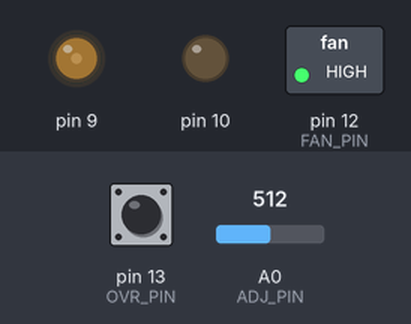
This sketch was run on a simulated Arduino Uno, built with avr-gcc and run on an emulated ATmega328P. Shown: switched loads named in the sketch (green lamp = pin HIGH), output pins drawn as LEDs (lit = HIGH). Inputs (shaded band) come from the test bench; at power-on: A0 (ADJ_PIN) = 512, pin 13 (OVR_PIN) HIGH. The local clock reads 2024-03-15 10:24:30 at power-on unless the sketch sets it; what the sketch prints to the serial monitor is not drawn.

Above: at 1.2 s.
1.3 s: A0 (ADJ_PIN) set to 716
At 1.7 s:
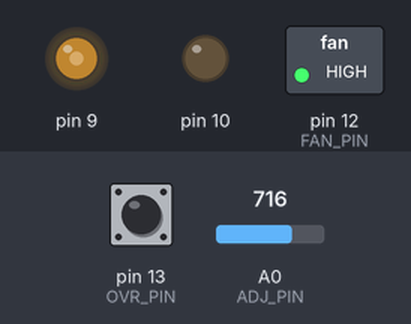
2.8 s: A0 (ADJ_PIN) set to 900
At 4.0 s:
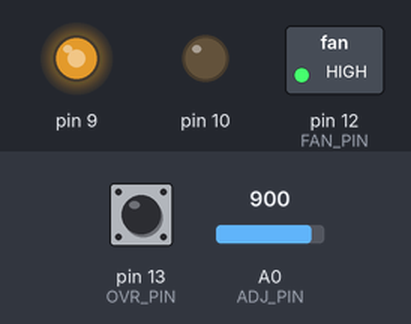
4.3 s: A0 (ADJ_PIN) set to 1023
At 5.2 s:
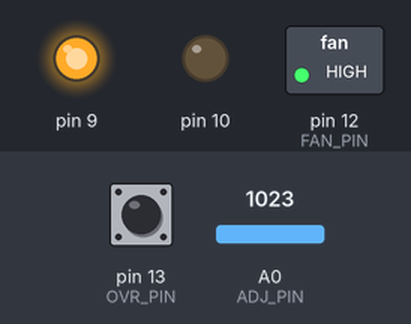
5.8 s: A0 (ADJ_PIN) set to 54
At 6.3 s:
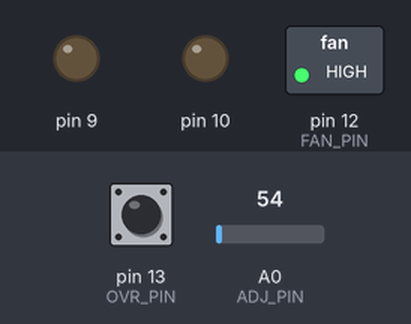
Timing chart, 0 to 8.8 s (numbered marks = the images above; inputs shaded):
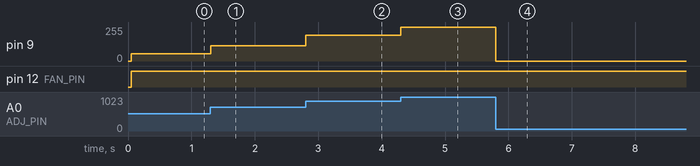

The sketch:

TankLight.ino
```cpp
#include <math.h>
#include <Wire.h>
#include "StringSplitter.h"
#include "DS3231.h"

const int FAN_PIN = 12;
const int ADJ_PIN = A0;
const int OVR_PIN = 13;
const float MIN_BRIGHTNESS = 0.0;
const float GAMMA = 2.2;
const float T_SUNRISE = 10.5;
const float T_SUNSET = 19.5;
const float FADE_TIME = 4.0;
String serialBuffer = "";
volatile float setMaxBrightness = 0;
volatile int overrideSwitch = 0;

struct ts timeStruct;
float sunriseFadeStartTime;
float sunriseFadeEndTime;
float sunsetFadeStartTime;
float sunsetFadeEndTime;

void setup()
{
  Serial.begin(9600);
  Serial.println("Initialising ...");
  initI2C();
  Serial.println("I2C initialised.");
  initPWM();
  Serial.println("PWM initialised.");
  initFan();
  Serial.println("Fan initialised.");
  initAdjust();
  DS3231_init(DS3231_CONTROL_INTCN);
  Serial.println("DS3231 initialised.");
  initValues();
  Serial.println("Calculations done.");
}

void loop()
{
  serialLoop();
  timeLoop();
  lightingLoop();
}

void initI2C()
{
  pinMode(SDA, INPUT);
  pinMode(SCL, INPUT);
  Wire.begin();
}

void initPWM()
{
  DDRB  |= _BV(PB1) | _BV(PB2);       /* set pins as outputs */
  TCCR1A = _BV(COM1A1) | _BV(COM1B1)  /* non-inverting PWM */
        | _BV(WGM11);                 /* mode 14: fast PWM, TOP=ICR1 */
  TCCR1B = _BV(WGM13) | _BV(WGM12)
        | _BV(CS10);                  /* prescaler 1 */
  ICR1 = 4096;                         /* TOP counter value (freeing OCR1A*/
}

void initFan()
{
  pinMode(FAN_PIN, OUTPUT);
  digitalWrite(FAN_PIN, LOW);
}

void initAdjust()
{
  pinMode(ADJ_PIN, INPUT);
  pinMode(OVR_PIN, INPUT);
  digitalWrite(OVR_PIN, LOW);
}

void initValues()
{
  sunriseFadeStartTime = T_SUNRISE - FADE_TIME/2;
  sunriseFadeEndTime = T_SUNRISE + FADE_TIME/2;
  sunsetFadeStartTime = T_SUNSET - FADE_TIME/2;
  sunsetFadeEndTime = T_SUNSET + FADE_TIME/2;
}

void setPWM(float value)
{
  float range = setMaxBrightness - MIN_BRIGHTNESS;
  float boundedValue = MIN_BRIGHTNESS + (range * value);
  float correctedValue = pow(boundedValue, GAMMA);
  uint16_t intValue = round(correctedValue * 4095);
  OCR1A = intValue;
}

void setFan(float value)
{
  if(value > 0)
  {
    digitalWrite(FAN_PIN, HIGH);
  }
  else
  {
    digitalWrite(FAN_PIN, LOW);
  }
}

void readAdjustment()
{
  int rawValue = analogRead(ADJ_PIN);
  setMaxBrightness = ((float)rawValue)/((float)1023);
  overrideSwitch = digitalRead(OVR_PIN);
}

void serialLoop()
{
  while (Serial.available() > 0)
    {
        char recieved = Serial.read();
        serialBuffer += recieved;

        if(serialBuffer.length() > 64)
        {
          serialBuffer.remove(0,1);
        }
        if (recieved == '\n')
        {
            processSerialInput(serialBuffer);
            serialBuffer = "";
        }
    }
}

void timeLoop()
{
  DS3231_get(&timeStruct);
}

void lightingLoop()
{
  float currentHour = timeToHourFraction(timeStruct);
  float lightingValue = calculateLighting(currentHour);
  readAdjustment();
  setPWM(lightingValue);
  setFan(lightingValue);
}

float calculateLighting(float currentHour)
{
  if(overrideSwitch == 0)
  {
    if(currentHour < sunriseFadeStartTime)
    {
      return 0.0;
    }
    else if(currentHour >= sunriseFadeStartTime && currentHour < sunriseFadeEndTime)
    {
      float progress = (currentHour - sunriseFadeStartTime)/FADE_TIME;
      return (progress);
    }
    else if(currentHour >= sunriseFadeEndTime && currentHour < sunsetFadeStartTime)
    {
      return 1.0;
    }
    else if(currentHour >= sunsetFadeStartTime && currentHour < sunsetFadeEndTime)
    {
      float progress = (currentHour - sunsetFadeStartTime)/FADE_TIME;
      return (1.0 - progress);
    }
    else
    {
      return 0.0;
    }
  }
  else
  {
    return 1.0;
  }
}

void processSerialInput(String input)
{
  //Set time with serial input of the format
  //Timeset:YYYY:MM:DD:HH:mm:SS
  if(input.startsWith("Timeset:"))
  {
    struct ts timeSet;
//    Serial.println(input);
//    StringSplitter *splitter = new StringSplitter(input, ':', 7);
//    timeSet.year = (splitter->getItemAtIndex(1)).toInt();
//    timeSet.mon = (splitter->getItemAtIndex(2)).toInt();
//    timeSet.mday = (splitter->getItemAtIndex(3)).toInt();
//    timeSet.hour = (splitter->getItemAtIndex(4)).toInt();
//    timeSet.min = (splitter->getItemAtIndex(5)).toInt();
//    timeSet.sec = (splitter->getItemAtIndex(6)).toInt();

    timeSet.year = 2019;
    timeSet.mon = 6;
    timeSet.mday = 17;
    timeSet.hour = 12;
    timeSet.min = 39;
    timeSet.sec = 00;

    DS3231_set(timeSet);
    Serial.println("Time set complete.");
  }
  else if(input.startsWith("Timeget"))
  {
    Serial.print(timeStruct.year);
    Serial.print("-");
    Serial.print(timeStruct.mon);
    Serial.print("-");
    Serial.print(timeStruct.mday);
    Serial.print(" ");
    Serial.print(timeStruct.hour);
    Serial.print(":");
    Serial.print(timeStruct.min);
    Serial.print(":");
    Serial.println(timeStruct.sec);
  }
  else if(input.startsWith("Light"))
  {
    float currentHour = timeToHourFraction(timeStruct);
    Serial.print("Current lighting: ");
    Serial.println(calculateLighting(currentHour));
  }
  else
  {
    Serial.println("Unrecognised command");
  }
}

//Helper functions
float timeToHourFraction(struct ts t)
{
  float hourPercentage = ((float)t.min)/60.0 + ((float)t.sec)/3600.0 ;
  return ((float)t.hour) + hourPercentage;
}
```

StringSplitter.cpp
```cpp
/*
  StringSplitter.h - Library for splitting strings based on a char delimiter.
  Created by Harsha C. Alva, November 26, 2016.
  Released into the public domain.
*/

#include "Arduino.h"
#include "StringSplitter.h"

StringSplitter::StringSplitter(String s, char c, unsigned int limit){
  count = countOccurencesOfChar(s, c) + 1;  // fix for no elements, ie return input string

  if(count <= 1 || limit <= 1){
    count = 1;
    op[0] = s;
    return;
  }

  if(count > limit) count = limit;
  if(count > MAX) count = MAX;

  String d = String(c);
  String first;
  String second = s;

  int current = 0;
  while(second.indexOf(d) > -1){
    if(current >= (count - 1)){
      //current++;
      break;
    }
    for (int i = 0; i < second.length(); i++) {
      if (second.substring(i, i + 1) == d) {
        first = second.substring(0, i);
        second = second.substring(i + 1);
        if(first.length() > 0)
          op[current++] = first;
        break;
      }
    }
  }
    //current = (current < MAX - 1) ? current : MAX;
  if(second.length() > 0)
    op[current] = second;
  //else
  //  --count;
}

int StringSplitter::countOccurencesOfChar(String s, char c){
  int size = 0;
  for(int x = 0; x < s.length(); (s[x] == c) ? size++ : 0, x++);
  return size;
}

int StringSplitter::getItemCount(){
  return count;
}


String StringSplitter::getItemAtIndex(int index){
  if((index >= 0) && (index < count))
    return op[index];
  else
    return "";
}
```

StringSplitter.h
```cpp
/*
  StringSplitter.h - Library for splitting strings based on a char delimiter.
  Created by Harsha C. Alva, November 26, 2016.
  Released into the public domain.
*/

#ifndef StringSplitter_h
#define StringSplitter_h

#include "Arduino.h"

class StringSplitter{
  private:
    static const unsigned int MAX = 100;
    String op[MAX];
    int count = 0;
    int countOccurencesOfChar(String s, char c);

  public:
    StringSplitter(String s, char c, unsigned int l);
    int getItemCount();
    String getItemAtIndex(int index);
};

#endif
```

Measured:
- after the input at 1.3 s, pin 9: 56/255 → 116/255 at once
- after the input at 2.8 s, pin 9: 116/255 → 192/255 at once
- after the input at 4.3 s, pin 9: 192/255 → 255/255 at once
- after the input at 5.8 s, pin 9: 255/255 → 0/255 at once
